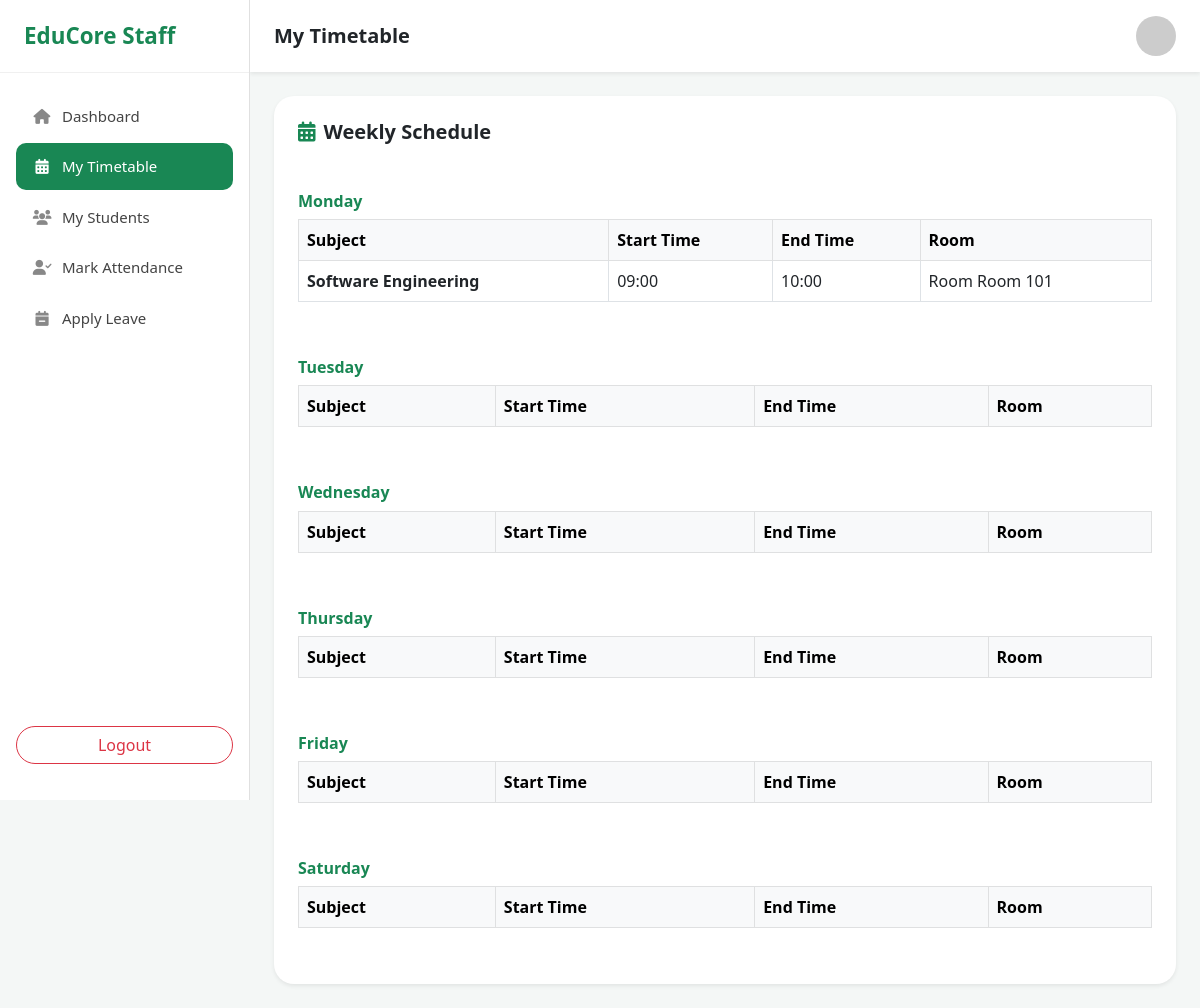
The page /staff/timetable/ (signed in) on the database its author committed.
### dashboard/models.py (models this page shows, shortened)
class Timetable(models.Model):
    department = models.ForeignKey('Department', on_delete=models.CASCADE)
    staff = models.ForeignKey('staff.StaffProfile', on_delete=models.CASCADE, null=True, blank=True)
    subject = models.ForeignKey('Subject', on_delete=models.CASCADE)
    day_of_week = models.CharField(max_length=20, null=True, blank=True)
    start_time = models.TimeField(null=True, blank=True)
    end_time = models.TimeField(null=True, blank=True)
    room_number = models.CharField(max_length=20, null=True, blank=True)

class Subject(models.Model):
    subject_name = models.CharField(max_length=100)
    subject_code = models.CharField(max_length=20, unique=True)
    assigned_staff = models.ForeignKey('staff.StaffProfile', on_delete=models.CASCADE, null=True, blank=True)

### staff/views.py (the view)
# urls.py: path('timetable/', views.staff_timetable, name='staff_timetable'),
@login_required(login_url='/staff/login/')
def staff_timetable(request):
    try:
        import staff.models
        staff_obj = staff.models.StaffProfile.objects.get(user=request.user)
        print(f"Staff found: {staff_obj}")
        timetable = Timetable.objects.filter(staff=staff_obj).order_by('day_of_week', 'start_time')
        print(f"Timetable count: {timetable.count()}")
    except Exception as e:
        print(f"ERROR: {e}")  # ← Yeh print karo
        timetable = []
    days = ['Monday', 'Tuesday', 'Wednesday', 'Thursday', 'Friday', 'Saturday']
    context = {
        'staff': None,
        'timetable': timetable,
        'days': days,
    }
    return render(request, 'staff/staff_timetable.html', context)

### staff/models.py (called while the page is built)
        def __str__(self):
            return self.name or "Staff Member"

### college_erp/templates/staff/staff_timetable.html (shortened to what this page needs)
{% load static %}
<!DOCTYPE html>
<html lang="en">
<head>
    <link href="https://cdn.jsdelivr.net/npm/bootstrap@5.3.0/dist/css/bootstrap.min.css" rel="stylesheet">
    <link rel="stylesheet" href="https://cdnjs.cloudflare.com/ajax/libs/font-awesome/6.0.0/css/all.min.css">
</head>
<body>
<div id="wrapper">
    <div id="sidebar-wrapper">
        <div class="sidebar-heading">EduCore Staff</div>
        <div class="p-2 mt-2">
            <a href="{% url 'staff_dashboard' %}" class="nav-link-item">
                <i class="fas fa-home"></i> Dashboard
            </a>
            <a href="{% url 'staff_timetable' %}" class="nav-link-item active">
                <i class="fas fa-calendar-alt"></i> My Timetable
            </a>
            <a href="{% url 'staff_students' %}" class="nav-link-item">
                <i class="fas fa-users"></i> My Students
            </a>
            <a href="{% url 'staff_mark_attendance' %}" class="nav-link-item">
                <i class="fas fa-user-check"></i> Mark Attendance
            </a>
            <a href="{% url 'apply_leave' %}" class="nav-link-item">
                <i class="fas fa-calendar-minus"></i> Apply Leave
            </a>
        </div>
        <div class="p-3" style="position: absolute; bottom: 20px; width: 100%;">
            <a href="{% url 'logout' %}" class="btn btn-outline-danger w-100 rounded-pill">Logout</a>
        </div>
    </div>
    <div id="page-content-wrapper">
        <nav class="navbar navbar-light bg-white py-3 px-4 shadow-sm">
            <h5 class="mb-0 fw-bold">My Timetable</h5>
            <div class="ms-auto d-flex align-items-center">
                <img src="https://ui-avatars.com/api/?name={{ staff.user.username }}&background=198754&color=fff" class="rounded-circle" width="40">
            </div>
        </nav>
        <div class="container-fluid p-4">
            <div class="card border-0 shadow-sm p-4" style="border-radius: 20px;">
                <h5 class="fw-bold mb-4"><i class="fas fa-calendar-alt text-success me-2"></i>Weekly Schedule</h5>
                {% for day in days %}
                <h6 class="fw-bold text-success mt-4">{{ day }}</h6>
                <div class="table-responsive mb-3">
                    <table class="table table-bordered table-hover align-middle">
                        <thead class="table-light">
                            <tr>
                                <th>Subject</th>
                                <th>Start Time</th>
                                <th>End Time</th>
                                <th>Room</th>
                            </tr>
                        </thead>
                        <tbody>
                            {% for slot in timetable %}
                                {% if slot.day_of_week == day %}
                                <tr>
                                    <td><strong>{{ slot.subject.subject_name}}</strong></td>
                                    <td>{{ slot.start_time|time:"H:i" }}</td>
                                    <td>{{ slot.end_time|time:"H:i" }}</td>
                                    <td>Room {{ slot.room_number }}</td>
                                </tr>
                                {% endif %}
                            {% endfor %}
                        </tbody>
                    </table>
                </div>
                {% endfor %}
            </div>
        </div>
    </div>
</div>
</body>
</html>

### college_erp/templates/staff/staff_timetable.html (style rules this page uses)
body { background-color: #f4f7f6; font-family: 'Segoe UI', sans-serif; margin: 0; }
#wrapper { display: flex; min-height: 100vh; }
#sidebar-wrapper { min-width: 250px; max-width: 250px; min-height: 100vh; background: #fff; border-right: 1px solid #e0e0e0; position: fixed; top: 0; left: 0; z-index: 100; }
#page-content-wrapper { margin-left: 250px; width: calc(100% - 250px); }
.sidebar-heading { padding: 1.2rem 1.5rem; font-size: 1.4rem; font-weight: 700; color: #198754; border-bottom: 1px solid #f0f0f0; }
.nav-link-item { display: flex; align-items: center; gap: 10px; padding: 12px 16px; margin: 4px 8px; border-radius: 10px; color: #444; text-decoration: none; font-size: 15px; transition: 0.2s; }
.nav-link-item.active { background: #198754; color: #fff; }
.nav-link-item.active i { color: #fff; }
.nav-link-item i { width: 20px; text-align: center; color: #888; }

### rows shown on the page
Timetable: subject.subject_name "Software Engineering", start_time "09:00", end_time "10:00", room_number "Room 101"

### other values the page prints
{{ day }} "Monday" "Tuesday" "Wednesday" "Thursday" "Friday" "Saturday"
